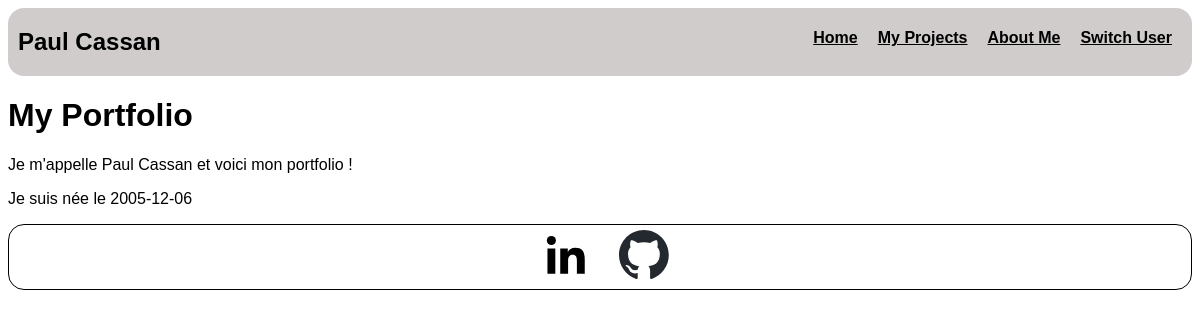
The page /index.php on the database its author committed.
### tables this page shows
CREATE TABLE Me(id INT PRIMARY KEY AUTO_INCREMENT, firstname VARCHAR(20) NOT NULL, lastname VARCHAR(20) NOT NULL, email VARCHAR(30), phone INT, address VARCHAR(64), country VARCHAR(50), birth_date DATE, description VARCHAR(256));

### index.php (the view)
<?php
require "header.php";
?>
<div>
    <h1>My Portfolio</h1>
    <div>
        <p>Je m'appelle <?php echo $info['firstname'], " ", $info['lastname']?> et voici mon portfolio !</p>
        <p>Je suis née le <?php echo $info['birth_date']?></p>
    </div>
</div>
<?php
require "footer.php"
?>

### header.php (shortened to what this page needs)
<?php
$servername = "localhost";
$username = "paul";
$password = "3UhyXkth";
$actual_link = "https://$_SERVER[HTTP_HOST]$_SERVER[REQUEST_URI]";
$url_components = parse_url($actual_link);
parse_str($url_components['query'], $params);
$user_id = $params['id'];
if ($user_id == "") {
    $user_id = 1;
}
$conn = new PDO("mysql:host=$servername;dbname=Portfolio", $username, $password);
$conn->setAttribute(PDO::ATTR_ERRMODE, PDO::ERRMODE_EXCEPTION);
$sql = "SELECT * FROM Me WHERE id=?";
$result = $conn->prepare($sql);
$result->execute(array($user_id));
$info = $result->fetch();
$sql = "SELECT COUNT(*) FROM Me";
$result = $conn->query($sql);
$numberOfUser = 0;
foreach ($result as $row) {
    $numberOfUser = $row;
}
$numberOfUser = $numberOfUser[0];
?>
<!DOCTYPE html>
<html lang="en">
<head>
    <link rel="stylesheet" href="../style.css" />
</head>
<body>
    <header>
            <div><h2> <?=$info['firstname'], " ", $info['lastname'];?> </h2></div><a href="tel:+"></a>
            <nav class="menu">
                <div class="option"><h4><a href="./index.php<?="?id=",$user_id?>">Home</a></h4></div>
                <div class="option"><h4><a href="./Projects.php<?="?id=",$user_id?>">My Projects</a></h4></div>
                <div class="option"><h4><a href="./aboutMe.php<?="?id=",$user_id?>">About Me</a></h4></div>
                <div class="option"><h4><a href="<?="http://". $url_components["host"] . ":" . $url_components["port"] . $url_components["path"] . "?id=" . $user_id%$numberOfUser+1?>" class="switchuserbutton">Switch User</a></h4></div>
            </nav>
        </header>

### style.css (style rules this page uses)
header { display: flex; justify-content: space-between; background-color: rgb(208, 204, 204); border-radius: 1rem; padding-left: 10px; }
body { font-family: Arial, Helvetica, sans-serif; }
.menu { display: flex; justify-content: space-between; text-align: center; }
.option { background-color: inherit; height: fit-content; margin-right: 20px; transition: transform .2s; }
.option a { color: black; }
.switchuserbutton { color: black; }

### rows shown on the page
me: firstname "Paul", lastname "Cassan", birth_date "2005-12-06"
